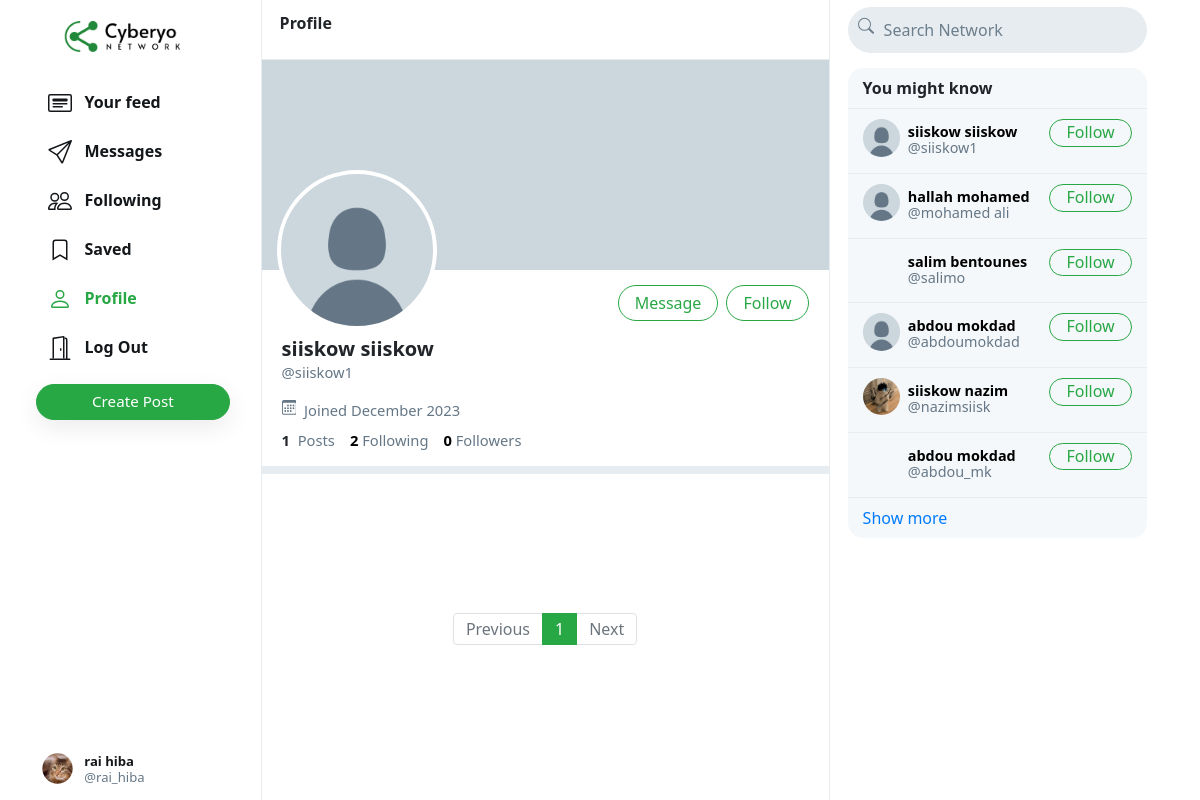
The app's page /siiskow1 (signed in) with its own data.
### network/models.py (models this page shows, shortened)
class User(AbstractUser):
    profile_pic = models.ImageField(upload_to='profile_pic/')
    bio = models.TextField(max_length=160, blank=True, null=True)
    cover = models.ImageField(upload_to='covers/', blank=True)

### network/views.py (the view)
# urls.py: path("<str:username>", views.profile, name='profile'),
def profile(request, username):
    user = User.objects.get(username=username)
    all_posts = Post.objects.filter(creater=user,privacy='public').order_by('-date_created')
    paginator = Paginator(all_posts, 10)
    page_number = request.GET.get('page')
    if page_number is None:
        page_number = 1
    posts = paginator.get_page(page_number)
    followings = []
    suggestions = []
    follower = False
    if request.user.is_authenticated:
        followings = Follower.objects.filter(followers=request.user).values_list('user', flat=True)
        suggestions = User.objects.exclude(pk__in=followings).exclude(username=request.user.username).order_by("?")[:6]
        all_suggestions = User.objects.exclude(pk__in=followings).exclude(username=request.user.username).order_by("?")
        public_posts = Post.objects.filter(privacy='public', creater=user).order_by('-date_created')
        is_admin = request.user.groups.filter(name='administrateur').exists()
        if request.user in Follower.objects.get(user=user).followers.all():
            private_posts = Post.objects.filter(privacy='private', creater=user).order_by('-date_created')
            posts = public_posts | private_posts
            follower = True
    follower_count = Follower.objects.get(user=user).followers.all().count()
    following_count = Follower.objects.filter(followers=user).count()
    follower_user = list(Follower.objects.get(user=user).followers.all())
    following_user = list(Follower.objects.filter(followers=user).all())
    return render(request, 'network/profile.html', {
        "username": user,
        "posts": posts,
        "posts_count": all_posts.count(),
        "suggestions": suggestions,
        "all_suggestions": all_suggestions,########
        "page": "profile",
        "is_follower": follower,
        "follower_count": follower_count,
        "following_count": following_count,
        "follower_user": follower_user,
        "following_user": following_user,
        "is_admin":is_admin,
    })

### network/templates/network/profile.html (shortened to what this page needs)
{% extends 'network/index.html' %}
{% load static %}
{% block profile %}
    <div class="profile-view" data-user="{{username.username}}">
        <div class="cover-image" style="background-image: url(/media/{{username.cover}})"></div>
        <div class="profile-image" style="background-image: url(/media/{{username.profile_pic}})"></div>
        <div class="profile-details">
            <div>
                {% if user.username == username.username %}
                {% elif is_follower %}
                    <button class="btn btn-success float-right" onclick="unfollow_user(this,'{{username.username}}','edit_page')" id="following-btn">Following</button>
                    <button class="btn btn-outline-success float-right mr-2" onclick="createChatRoom('{{username.username}}')" id="message-btn">Message</button>
                {% else %}
                    <button class="btn btn-outline-success float-right" onclick="follow_user(this,'{{username.username}}','edit_page')" id="follow-btn">Follow</button>
                    <button class="btn btn-outline-success float-right mr-2" onclick="createChatRoom('{{username.username}}')" id="message-btn">Message</button>
                {% endif %}
            </div>
            <div class="details-data">
                <h5>{{username.first_name}} {{username.last_name}}</h5>
                <div class="grey">@{{username.username}}</div>
                <div class="grey" style="padding: 8px 0px;">
                    &nbsp;Joined {{username.date_joined | date:"F Y"}}
                </div>
                <div>
                    <strong>
                        {{posts_count}}
                    </strong>
                    &nbsp;<span class="grey">Posts</span>
                    <a href="#">
                        <strong id="following__count">{{following_count | default:0}}</strong>&nbsp;<span class="grey" onclick="showFollowings()">Following</span>
                    </a>
                    <a href="#">
                        <strong id="follower__count">{{follower_count | default:0}}</strong>&nbsp;<span class="grey" onclick="showFollowers()" >Followers</span>
                    </a>
                </div>
            </div>
        </div>
    </div>
    <div class="space"></div>
{% endblock %}

### network/templates/network/layout.html (shortened to what this page needs)
{% load static %}
<!DOCTYPE html>
<html lang="en">
    <head>
        <link rel="stylesheet" href="https://stackpath.bootstrapcdn.com/bootstrap/4.4.1/css/bootstrap.min.css">
        <link href="{% static 'network/styles.css' %}" rel="stylesheet">
        <link rel="stylesheet" href="https://use.fontawesome.com/releases/v5.15.1/css/all.css">
    </head>
    <body>
        <div class="body" data-page="{{page}}">
            <div class="sidenav">
                <a href="{% url 'index' %}" class="navbar-brand">
                    <img src="{% static 'network/Images/logo.png' %}" height="31px">
                </a>
                <div style="height: 100%;">
                    <div>
                        <div>
                            <ul>
                                <li class="nav-item" id="all_posts">
                                <a href="{% url 'index' %}" class="nav-link">
                                    <div>
                                        &nbsp;&nbsp;Your feed
                                    </div>
                                </a>
                                </li>
                                {% if user.is_authenticated %}
                                    <li class="nav-item" id="messaging">
                                        <a href="{% url 'chatting' %}" class="nav-link">
                                            <div>
                                                &nbsp;&nbsp;Messages
                                            </div>
                                        </a>
                                    </li>
                                    <li class="nav-item" id="following">
                                        <a href="{% url 'following' %}" class="nav-link">
                                            <div>
                                                &nbsp;&nbsp;Following
                                            </div>
                                        </a>
                                    </li>
                                    <li class="nav-item" id="saved">
                                        <a href="{% url 'saved' %}" class="nav-link">
                                            <div>
                                                <svg width="1.5em" height="1.5em" viewBox="0 0 16 16" class="bi bi-bookmark" fill="currentColor" xmlns="http://www.w3.org/2000/svg">
                                                    <path fill-rule="evenodd" d="M8 12l5 3V3a2 2 0 0 0-2-2H5a2 2 0 0 0-2 2v12l5-3zm-4 1.234l4-2.4 4 2.4V3a1 1 0 0 0-1-1H5a1 1 0 0 0-1 1v10.234z"/>
                                                  </svg>
                                                &nbsp;&nbsp;Saved
                                            </div>
                                        </a>
                                    </li>
                                    <li class="nav-item" id="profile">
                                        <a href="{% url 'profile' user.username %}" class="nav-link">
                                            <div>
                                                &nbsp;&nbsp;Profile
                                            </div>
                                        </a>
                                    </li>
                                    <li class="nav-item" id="logout">
                                        <a href="{% url 'logout' %}" class="nav-link">
                                            <div>
                                                &nbsp;&nbsp;Log Out
                                            </div>
                                        </a>
                                    </li>
                                {% endif %}
                            </ul>
                        </div>
                        {% if user.is_authenticated %}
                            <button id="popup-btn" class="btn btn-success new-post-btn" onclick="createpost()">Create Post</button>
                        {% endif %}
                    </div>
                    <div style="position: absolute; bottom: 10px;">
                        {% if user.is_authenticated %}
                            <li class="nav-item sidenav-user">
                                <a href="{% url 'profile' user.username %}" class="nav-link">
                                    <div class="user_account">
                                        <div class="small-profilepic" style="float: left; background-image: url(/media/{{user.profile_pic}})"></div>
                                        <div style="height: 2.7vw; margin: auto;">
                                            <div style="margin-top: 4px;"><strong>{{user.first_name}} {{user.last_name}}</strong></div>
                                            <div class="grey" style="margin-top: 4px;">@{{ user.username }}</div>
                                        </div>
                                    </div>
                                </a>
                            </li>
                        {% endif %}
                    </div>
                </div>
            </div>
            {%block chat%}
            {% block body %}
            {% endblock %}
            {% block right_ %}
            <div class="right-div">
                <nav class="head">
                    <form action="#">
                        <div class="search-div">
                            <div>
                            </div>
                            <input type="text" name="query" id="search-box" placeholder="Search Network">
                        </div>
                    </form>
                </nav>
                <div class='right-div-content'>
                    <div class="space" style="background-color: white;"></div>
                    {% if user.is_authenticated %}
                        <div class="suggestion-box">
                            <div class="suggestion-header">
                                You might know
                            </div>
                            {% for suggestion in suggestions %}
                                <div class="suggestion-user">
                                    <div>
                                        <a href="{% url 'profile' suggestion.username %}">
                                            <div class="small-profilepic" style="background-image: url(/media/{{suggestion.profile_pic}})"></div>
                                        </a>
                                    </div>
                                    <div class="user-details">
                                        <a href="{% url 'profile' suggestion.username %}">
                                            <div id="user-name">
                                                <strong>
                                                    {{suggestion.first_name}} {{suggestion.last_name}}
                                                </strong>
                                            </div>
                                            <div class="grey">@{{suggestion.username}}</div>
                                        </a>
                                    </div>
                                    <div>
                                        <button class="btn btn-outline-success" type="button" onclick="follow_user(this,'{{suggestion.username}}','suggestion')">Follow</button>
                                    </div>
                                </div>
                            {% empty %}
                                    <div style="text-align: center; border-bottom: .5px solid #e6ecf0; padding: 10px 15px;">
                                        <span class="grey" style="font-size: .9em;">No suggestions available.</span>
                                    </div>
                            {% endfor %}
                            <div class="suggestion-footer">
                                <a onclick="showSuggestions()" href="#">Show more</a>
                            </div>
                        </div>
                    {% endif %}
                </div>
                {% endblock %}
            </div>
            {% endblock %}
        </div>
</body>
</html>

### network/static/network/styles.css (style rules this page uses)
.body { display: flex; min-height: 100%; font-family: system-ui, sans-serif; }
.btn { border-radius: 20px; padding: 0.32rem 1rem 0.375rem 1rem; }
.btn, .btn:focus, .btn:active { box-shadow: none !important; -webkit-box-shadow: none !important; }
.grey { color: #657786; }
svg { vertical-align: text-top; }
.sidenav { height: 100%; width: 21.8%; position: fixed; top: 0; left: 0; padding: 15px; list-style: none; border-right: .5px solid #e6ecf0; z-index: 100; padding-left: 3%; background-color: white; }
.sidenav ul { list-style: none; padding-left: 0px; margin-top: 3vh; }
.sidenav li { margin-top: 7px; }
.sidenav .nav-link { color: #14171a; line-height: .7em; font-weight: 700; padding: 0px; }
.sidenav .nav-link > div { padding: 10px 20px 8px 12px; border-radius: 25px; line-height: 0.9em; width: max-content; }
.new-post-btn { padding-left: 55px !important; padding-right: 55px !important; font-size: .95em; font-weight: 530; box-shadow: rgba(0, 0, 0, 0.08) 0px 8px 24px !important; }
.user_account { display: flex; font-size: .82rem; font-weight: normal; padding-top: 3px !important; padding-bottom: 3px !important; padding-left: 3px !important; }
.user_account .small-profilepic { transform: scale(.82); margin-left: auto; margin-top: auto; }
.active a { color: #28a745 !important; }
.head { height: 7.5vh; }
.small-profilepic { width: 3.1vw; height: 3.1vw; border-radius: 9999px; overflow: hidden; margin-right: 8px; background-size: cover; background-repeat: no-repeat; background-position: center; box-sizing: content-box; }
.space { height: 8px; background-color: #e6ecf0; }
.cover-image { height: 210px; background-size: cover; background-position: center; background-repeat: no-repeat; background-color: #ccd6dd; }
.profile-image { width: 160px; height: 160px; position: absolute; left: 15px; top: 110px; border-radius: 99999px; border: 4px solid white; background-size: cover; background-repeat: no-repeat; background-position: center; background-color: white; }
.profile-details { padding: 15px 20px; }
.profile-details button { padding-bottom: 0.3rem; }
.profile-details > .details-data { margin-top: 52px; font-size: .92em; }
.profile-details h5 { font-weight: 800; margin-bottom: 0px; }
.profile-details a { color: black; text-decoration: none; }
.right-div { width: 28%; height: 100vh; position: fixed; right: 2.95%; border-left: .5px solid #e6ecf0; background-color: white; }
.right-div .head { padding: .9vh 1.5vw; }
.right-div .search-div { margin-left: auto; margin-right: auto; display: flex; border-radius: 25px; background-color: #e6ecf0; padding-left: 10px; padding-right: 10px; vertical-align: middle; }
#search-box { height: 5.7vh; border: none; background: none; outline: none; width: 100%; margin-left: 8px; }
#search-box::placeholder { color: #6d7e8c; }
.right-div-content { height: 92.5vh; overflow: auto; padding-left: 1.5vw; padding-right: 1.5vw; }
.suggestion-box, .guest-box { border-radius: 15px; overflow: hidden; background-color: #f5f8fa; }
.suggestion-header { padding: 13px 15px; line-height: .9em; font-weight: 800; border-bottom: .5px solid #e6ecf0; }
.suggestion-user { display: flex; padding: 10px 15px; font-size: .9em; border-bottom: .5px solid #e6ecf0; }
.suggestion-user a { color: black; text-decoration: none; }
.user-details { flex: 1; line-height: 1.1em; padding: 5px 0px 7px 0px; }
.suggestion-user .btn { padding: 0em 1em .09em 1em; }
.suggestion-footer { padding: 13px 15px; line-height: .9em; }
.suggestion-footer a { text-decoration: none; }

### records on screen
User: profile_pic (picture), first_name "rai", last_name "hiba", username "rai_hiba"
User: profile_pic (placeholder picture), first_name "siiskow", last_name "siiskow", username "siiskow1", date_joined "December 2023"
User: profile_pic (placeholder picture), first_name "hallah", last_name "mohamed", username "mohamed ali"
User: first_name "salim", last_name "bentounes", username "salimo"
User: profile_pic (placeholder picture), first_name "abdou", last_name "mokdad", username "abdoumokdad"
User: profile_pic (picture), first_name "siiskow", last_name "nazim", username "nazimsiisk"
User: first_name "abdou", last_name "mokdad", username "abdou_mk"

### other values on screen
{{ posts_count }} "1"
{{ following_count | default:0 }} "2"
{{ follower_count | default:0 }} "0"
{{ each }} "1"
